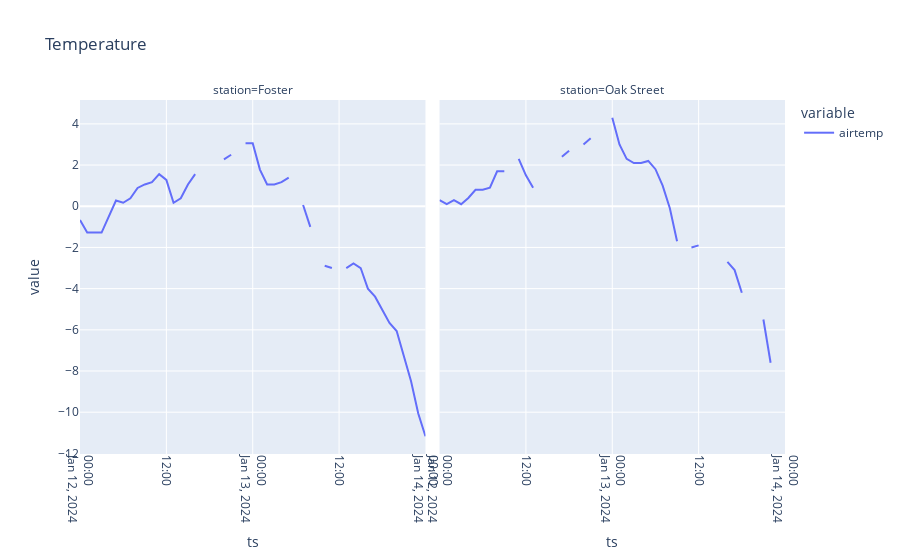

Source (notebook cell):
### Code cell
# Plot two days worth of temperature data.
df_weather['ts'] = pd.to_datetime(df_weather['ts'], unit='ms')
fig = px.line(
    df_weather[df_weather['ts'].between(dt.datetime(2024, 1, 12), dt.datetime(2024, 1, 14))],
    x='ts', 
    y=['airtemp'], 
    facet_col='station', 
    title='Temperature')
fig.update_xaxes(tickangle=90)

# We render as PNG here to show the results in the notebook
fig.show('png')

# Use fig.show() for interactive mode
fig.show()

### Figure 1 — Plotly figure (JSON) as saved in the notebook; plotly's stock layout.template omitted (floating-point values rounded to 4 significant figures)
{"data": [{"hovertemplate": "variable=airtemp<br>station=Foster<br>ts=%{x}<br>value=%{y}<extra></extra>", "legendgroup": "airtemp", "line": {"color": "#636efa", "dash": "solid"}, "marker": {"symbol": "circle"}, "mode": "lines", "name": "airtemp", "orientation": "v", "showlegend": true, "type": "scatter", "x": ["2024-01-12T00:00:00", "2024-01-12T01:00:00", "2024-01-12T02:00:00", "2024-01-12T03:00:00", "2024-01-12T05:00:00", "2024-01-12T06:00:00", "2024-01-12T07:00:00", "2024-01-12T08:00:00", "2024-01-12T09:00:00", "2024-01-12T10:00:00", "2024-01-12T11:00:00", "2024-01-12T12:00:00", "2024-01-12T13:00:00", "2024-01-12T14:00:00", "2024-01-12T15:00:00", "2024-01-12T16:00:00", "2024-01-12T17:00:00", "2024-01-12T18:00:00", "2024-01-12T19:00:00", "2024-01-12T20:00:00", "2024-01-12T21:00:00", "2024-01-12T22:00:00", "2024-01-12T23:00:00", "2024-01-13T00:00:00", "2024-01-13T01:00:00", "2024-01-13T02:00:00", "2024-01-13T03:00:00", "2024-01-13T04:00:00", "2024-01-13T05:00:00", "2024-01-13T06:00:00", "2024-01-13T07:00:00", "2024-01-13T08:00:00", "2024-01-13T09:00:00", "2024-01-13T10:00:00", "2024-01-13T11:00:00", "2024-01-13T12:00:00", "2024-01-13T13:00:00", "2024-01-13T14:00:00", "2024-01-13T15:00:00", "2024-01-13T16:00:00", "2024-01-13T17:00:00", "2024-01-13T18:00:00", "2024-01-13T19:00:00", "2024-01-13T20:00:00", "2024-01-13T22:00:00", "2024-01-13T23:00:00", "2024-01-14T00:00:00"], "xaxis": "x", "y": [-0.67, -1.28, -1.28, -1.28, 0.28, 0.17, 0.39, 0.89, 1.06, 1.17, 1.56, 1.28, 0.17, 0.39, 1.06, 1.56, null, 2, null, 2.28, 2.5, null, 3.06, 3.06, 1.78, 1.06, 1.06, 1.17, 1.39, null, 0.06, -1, null, -2.89, -3, null, -3, -2.78, -3, -4, -4.39, -5.06, -5.67, -6.06, -8.5, -10.06, -11.17], "yaxis": "y"}, {"hovertemplate": "variable=airtemp<br>station=Oak Street<br>ts=%{x}<br>value=%{y}<extra></extra>", "legendgroup": "airtemp", "line": {"color": "#636efa", "dash": "solid"}, "marker": {"symbol": "circle"}, "mode": "lines", "name": "airtemp", "orientation": "v", "showlegend": false, "type": "scatter", "x": ["2024-01-12T00:00:00", "2024-01-12T01:00:00", "2024-01-12T02:00:00", "2024-01-12T03:00:00", "2024-01-12T04:00:00", "2024-01-12T05:00:00", "2024-01-12T06:00:00", "2024-01-12T07:00:00", "2024-01-12T08:00:00", "2024-01-12T09:00:00", "2024-01-12T10:00:00", "2024-01-12T11:00:00", "2024-01-12T12:00:00", "2024-01-12T13:00:00", "2024-01-12T14:00:00", "2024-01-12T15:00:00", "2024-01-12T16:00:00", "2024-01-12T17:00:00", "2024-01-12T18:00:00", "2024-01-12T19:00:00", "2024-01-12T20:00:00", "2024-01-12T21:00:00", "2024-01-12T22:00:00", "2024-01-12T23:00:00", "2024-01-13T00:00:00", "2024-01-13T01:00:00", "2024-01-13T02:00:00", "2024-01-13T03:00:00", "2024-01-13T04:00:00", "2024-01-13T05:00:00", "2024-01-13T06:00:00", "2024-01-13T07:00:00", "2024-01-13T08:00:00", "2024-01-13T09:00:00", "2024-01-13T10:00:00", "2024-01-13T11:00:00", "2024-01-13T12:00:00", "2024-01-13T13:00:00", "2024-01-13T14:00:00", "2024-01-13T15:00:00", "2024-01-13T16:00:00", "2024-01-13T17:00:00", "2024-01-13T18:00:00", "2024-01-13T19:00:00", "2024-01-13T20:00:00", "2024-01-13T21:00:00", "2024-01-13T22:00:00", "2024-01-13T23:00:00", "2024-01-14T00:00:00"], "xaxis": "x2", "y": [0.3, 0.1, 0.3, 0.1, 0.4, 0.8, 0.8, 0.9, 1.7, 1.7, null, 2.3, 1.5, 0.9, null, 1.5, null, 2.4, 2.7, null, 3, 3.3, null, null, 4.3, 3, 2.3, 2.1, 2.1, 2.2, 1.8, 1, -0.1, -1.7, null, -2, -1.9, null, -1.7, null, -2.7, -3.1, -4.2, null, null, -5.5, -7.6, null, -9.9], "yaxis": "y2"}], "layout": {"annotations": [{"font": {}, "showarrow": false, "text": "station=Foster", "x": 0.245, "xanchor": "center", "xref": "paper", "y": 1, "yanchor": "bottom", "yref": "paper"}, {"font": {}, "showarrow": false, "text": "station=Oak Street", "x": 0.755, "xanchor": "center", "xref": "paper", "y": 1, "yanchor": "bottom", "yref": "paper"}], "legend": {"title": {"text": "variable"}, "tracegroupgap": 0}, "title": {"text": "Temperature"}, "xaxis": {"anchor": "y", "domain": [0, 0.49], "tickangle": 90, "title": {"text": "ts"}}, "xaxis2": {"anchor": "y2", "domain": [0.51, 1], "matches": "x", "tickangle": 90, "title": {"text": "ts"}}, "yaxis": {"anchor": "x", "domain": [0, 1], "title": {"text": "value"}}, "yaxis2": {"anchor": "x2", "domain": [0, 1], "matches": "y", "showticklabels": false}}}
